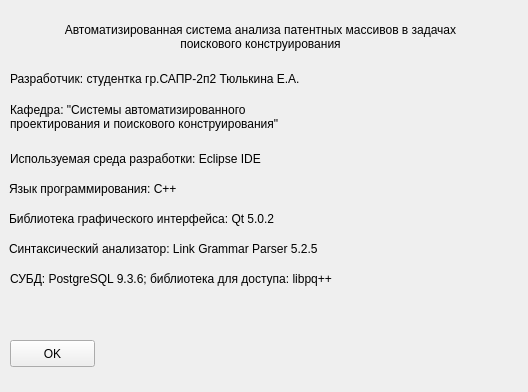
<?xml version="1.0" encoding="UTF-8"?>
<ui version="4.0">
 <class>develop_informationClass</class>
 <widget class="QWidget" name="develop_informationClass">
  <property name="windowModality">
   <enum>Qt::NonModal</enum>
  </property>
  <property name="geometry">
   <rect>
    <x>0</x>
    <y>0</y>
    <width>528</width>
    <height>392</height>
   </rect>
  </property>
  <property name="maximumSize">
   <size>
    <width>652</width>
    <height>16777215</height>
   </size>
  </property>
  <property name="windowTitle">
   <string>develop_information</string>
  </property>
  <widget class="QLabel" name="label_4">
   <property name="geometry">
    <rect>
     <x>20</x>
     <y>110</y>
     <width>16</width>
     <height>17</height>
    </rect>
   </property>
   <property name="text">
    <string/>
   </property>
  </widget>
  <widget class="QLabel" name="label">
   <property name="geometry">
    <rect>
     <x>10</x>
     <y>20</y>
     <width>501</width>
     <height>34</height>
    </rect>
   </property>
   <property name="text">
    <string>Автоматизированная система анализа патентных массивов в задачах
поискового конструирования</string>
   </property>
   <property name="alignment">
    <set>Qt::AlignCenter</set>
   </property>
  </widget>
  <widget class="QLabel" name="label_2">
   <property name="geometry">
    <rect>
     <x>10</x>
     <y>70</y>
     <width>371</width>
     <height>17</height>
    </rect>
   </property>
   <property name="text">
    <string>Разработчик: студентка гр.САПР-2п2 Тюлькина Е.А.</string>
   </property>
  </widget>
  <widget class="QLabel" name="label_3">
   <property name="geometry">
    <rect>
     <x>290</x>
     <y>302</y>
     <width>214</width>
     <height>79</height>
    </rect>
   </property>
   <property name="text">
    <string/>
   </property>
   <property name="pixmap">
    <pixmap>Untitled-1.png</pixmap>
   </property>
  </widget>
  <widget class="QLabel" name="label_7">
   <property name="geometry">
    <rect>
     <x>10</x>
     <y>100</y>
     <width>361</width>
     <height>34</height>
    </rect>
   </property>
   <property name="text">
    <string>Кафедра: &quot;Системы автоматизированного 
проектирования и поискового конструирования&quot; </string>
   </property>
  </widget>
  <widget class="QLabel" name="label_5">
   <property name="geometry">
    <rect>
     <x>10</x>
     <y>150</y>
     <width>331</width>
     <height>17</height>
    </rect>
   </property>
   <property name="text">
    <string>Используемая среда разработки: Eclipse IDE</string>
   </property>
  </widget>
  <widget class="QLabel" name="label_6">
   <property name="geometry">
    <rect>
     <x>9</x>
     <y>180</y>
     <width>241</width>
     <height>17</height>
    </rect>
   </property>
   <property name="text">
    <string>Язык программирования: C++</string>
   </property>
  </widget>
  <widget class="QLabel" name="label_8">
   <property name="geometry">
    <rect>
     <x>9</x>
     <y>210</y>
     <width>361</width>
     <height>17</height>
    </rect>
   </property>
   <property name="text">
    <string>Библиотека графического интерфейса: Qt 5.0.2</string>
   </property>
  </widget>
  <widget class="QLabel" name="photo">
   <property name="geometry">
    <rect>
     <x>400</x>
     <y>70</y>
     <width>101</width>
     <height>111</height>
    </rect>
   </property>
   <property name="text">
    <string/>
   </property>
   <property name="pixmap">
    <pixmap>IMG_3619_1.png</pixmap>
   </property>
   <property name="scaledContents">
    <bool>true</bool>
   </property>
  </widget>
  <widget class="QLabel" name="label_9">
   <property name="geometry">
    <rect>
     <x>9</x>
     <y>240</y>
     <width>401</width>
     <height>17</height>
    </rect>
   </property>
   <property name="text">
    <string>Синтаксический анализатор: Link Grammar Parser 5.2.5</string>
   </property>
  </widget>
  <widget class="QPushButton" name="okButton">
   <property name="geometry">
    <rect>
     <x>10</x>
     <y>340</y>
     <width>85</width>
     <height>27</height>
    </rect>
   </property>
   <property name="text">
    <string>OK</string>
   </property>
  </widget>
  <widget class="QLabel" name="label_10">
   <property name="geometry">
    <rect>
     <x>10</x>
     <y>270</y>
     <width>421</width>
     <height>17</height>
    </rect>
   </property>
   <property name="text">
    <string>СУБД: PostgreSQL 9.3.6; библиотека для доступа: libpq++</string>
   </property>
  </widget>
 </widget>
 <layoutdefault spacing="6" margin="11"/>
 <resources/>
 <connections/>
</ui>
